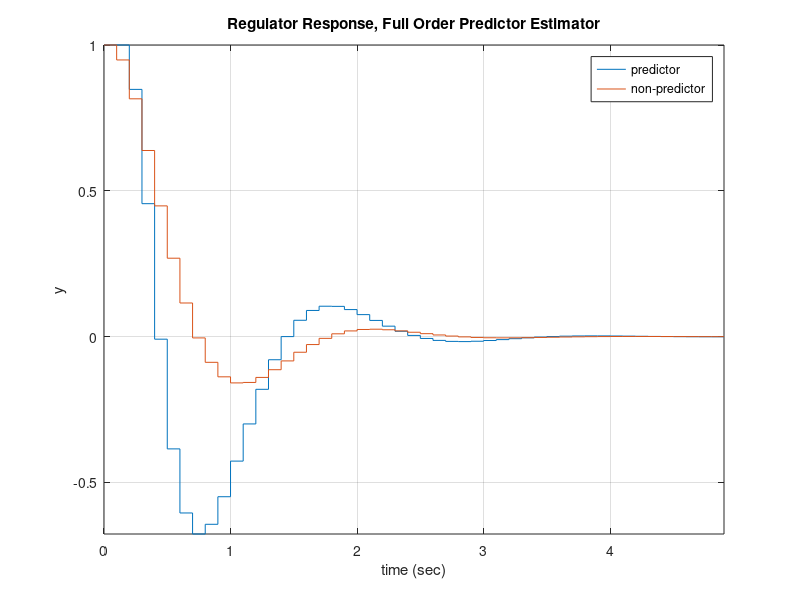

Reproduce this figure in MATLAB.
%
% cl_ex85.m
%
% Control Law, Full Order, Predictor Estimator.
% Predictor is show along with non-predictor.
%
% From Example 8.5 on Pg. 294 of Franklin & Powell.
% Expansion of Example 8.1 and 8.2.
%

clear;
clf;

T = 0.1;
Tend = 5;

Phi = [	1 T;
		0 1];
Gamma = [T^2/2; T];
n = length(Phi);  % order

% Find Gz
Gz = ss(Phi, Gamma, eye(n), zeros(n,1), T);

% Find K
% roots
z1 = [0.8 + 0.25i; 0.8 - 0.25i];
K1 = place(Phi, Gamma, z1);
% create a gain of K using D and zeroing others
sysK1 = ss(zeros(1,1), zeros(1,n), zeros(1,1), K1, T);

% Find Lp
H = [1 0];  % filter
z2 = [(0.4 + 0.4i) (0.4 - 0.4i)];
Lp = place(Phi', H', z2)';
sysL = ss((Phi - Gamma*K1 - Lp*H), Lp, eye(n), zeros(2,1), T);

% Build system(s)
% predicted
sysX1 = series(Gz, H);
sysX2 = series(sysL, sysK1);
sysCL1 = feedback(sysX1, sysX2, -1);
sysCL1 = sminreal(sysCL1);
% full feedback
sysCL2 = feedback(Gz, sysK1, -1);
sysCL2 = sminreal(sysCL2);

% Simulate
u = zeros([(Tend/T) 1]);
x0 = [1; 0; 0; 0];  % initial x
[y1,t1] = lsim(sysCL1, u, [], x0);
x0 = [1; 0];  % initial x
[y2,t2] = lsim(sysCL2, u, [], x0);

% Plot
figure(1);
[ts1,ys1] = stairs(t1, y1(:,1));
[ts2,ys2] = stairs(t2, y2(:,1));
plot(ts1,ys1,ts2,ys2);
grid on;
axis tight;
title('Regulator Response, Full Order Predictor Estimator');
legend('predictor', 'non-predictor');
xlabel('time (sec)');
ylabel('y');

print('cl_ex85.eps', '-depsc2');
